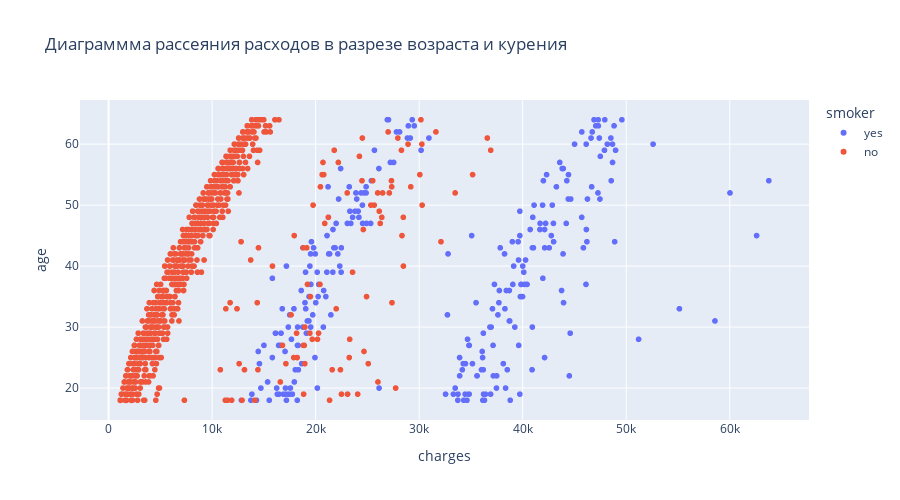

The code cell stored with this chart in its notebook:
### Code cell
px.scatter(data,
    x='charges',
    y='age',
    color='smoker',
    title='Диаграммма рассеяния расходов в разрезе возраста и курения',
    height=500,
    width=900
)

### Figure 1 — Plotly figure (JSON) as saved in the notebook; plotly's stock layout.template omitted (floating-point values rounded to 4 significant figures; data arrays with more than 128 entries replaced by an {"elided": "..."} marker saying what was removed)
{"data": [{"hovertemplate": "smoker=yes<br>charges=%{x}<br>age=%{y}<extra></extra>", "legendgroup": "yes", "marker": {"color": "#636efa", "symbol": "circle"}, "mode": "markers", "name": "yes", "showlegend": true, "type": "scattergl", "x": {"elided": "274 float values"}, "xaxis": "x", "y": {"elided": "274 int values"}, "yaxis": "y"}, {"hovertemplate": "smoker=no<br>charges=%{x}<br>age=%{y}<extra></extra>", "legendgroup": "no", "marker": {"color": "#EF553B", "symbol": "circle"}, "mode": "markers", "name": "no", "showlegend": true, "type": "scattergl", "x": {"elided": "1064 float values"}, "xaxis": "x", "y": {"elided": "1064 int values"}, "yaxis": "y"}], "layout": {"height": 500, "legend": {"title": {"text": "smoker"}, "tracegroupgap": 0}, "title": {"text": "Диаграммма рассеяния расходов в разрезе возраста и курения"}, "width": 900, "xaxis": {"anchor": "y", "domain": [0, 1], "title": {"text": "charges"}}, "yaxis": {"anchor": "x", "domain": [0, 1], "title": {"text": "age"}}}}
